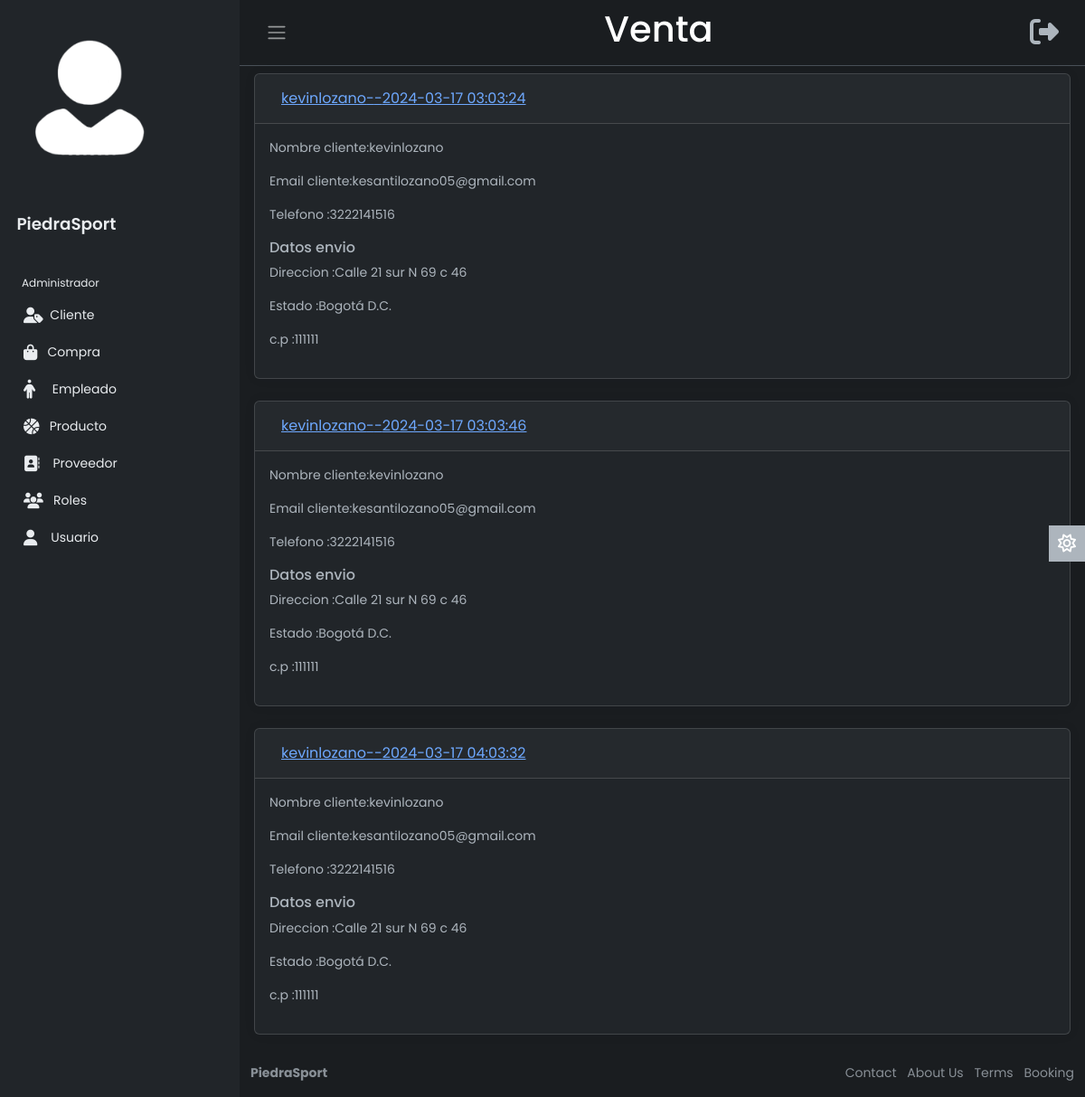
/views/static/venta.php (signed in), run on the app's committed database.
### tables this page shows
CREATE TABLE `ventas` (
  `id` int(11) NOT NULL,
  `id_usuario` int(11) NOT NULL,
  `total` int(11) NOT NULL,
  `fecha` datetime NOT NULL,
  `status` varchar(20) NOT NULL
);

CREATE TABLE `usuario` (
  `id` int(11) NOT NULL,
  `nombre` varchar(200) NOT NULL,
  `telefono` varchar(200) NOT NULL,
  `email` varchar(200) NOT NULL,
  `password` varchar(300) NOT NULL
);

CREATE TABLE `envios` (
  `id_envio` int(11) NOT NULL,
  `pais` varchar(50) NOT NULL,
  `direccion` varchar(100) NOT NULL,
  `estado` varchar(50) NOT NULL,
  `cp` varchar(10) NOT NULL,
  `id_venta` int(11) NOT NULL
);

### views/static/Venta.php (the view, shortened to what this page needs)
<!DOCTYPE html>
<html lang="en" data-bs-theme="dark">
<head>
    <link href="https://cdn.jsdelivr.net/npm/bootstrap@5.3.0-alpha1/dist/css/bootstrap.min.css" rel="stylesheet">
    <link rel="stylesheet" href="https://cdn.jsdelivr.net/npm/bootstrap@5.3.0-alpha2/dist/css/bootstrap.min.css">
    <link rel="stylesheet" href="css/style.css">
</head>
<body>
    <div class="wrapper">
        <aside id="sidebar" class="js-sidebar">
            <div class="h-100">
                <div class="navbar-collapse navbar">
                    <ul class="navbar-nav">
                        <li class="nav-item dropdown">
                            <a href="#" data-bs-toggle="dropdown" class="nav-icon pe-md-0">
                                <img src="img/usuar.png" class="avatar img-fluid rounded enlarge-image" alt="">
                            </a>
                        </li>
                    </ul>
                </div>
                <div class="sidebar-logo">
                    <a href="#">PiedraSport</a>
                </div>
                <ul class="sidebar-nav">
                    <li class="sidebar-header">
                        Administrador
                    </li>
                    <li class="sidebar-item">
                        <a href="Cliente.php" class="sidebar-link ">
                            &nbsp;Cliente
                        </a>
                    </li>
                    <li class="sidebar-item">
                        <a href="Compra.php" class="sidebar-link">
                            &nbsp;&nbsp;Compra
                        </a>
                    </li>
                    <li class="sidebar-item">
                        <a href="empleado.php" class="sidebar-link">
                            &nbsp;&nbsp;&nbsp;&nbsp;Empleado
                        </a>
                    </li>
                    <li class="sidebar-item">
                        <a href="Producto.php" class="sidebar-link">
                            &nbsp;&nbsp;Producto
                        </a>
                    </li>
                    <li class="sidebar-item">
                        <a href="Proveedor.php" class="sidebar-link">
                            &nbsp;&nbsp;&nbsp;Proveedor
                        </a>
                    </li>
                    <li class="sidebar-item">
                        <a href="Rol.php" class="sidebar-link">
                            &nbsp;&nbsp;Roles
                        </a>
                    </li>
                    <li class="sidebar-item">
                        <a href="Usuario.php" class="sidebar-link" >
                            &nbsp;&nbsp;&nbsp;Usuario
                        </a>
                    </li>
                </ul>
            </div>
        </aside>
        <div class="main">
            <nav class="navbar navbar-expand px-3 border-bottom">
                <button class="btn" id="sidebar-toggle" type="button">
                    <span class="navbar-toggler-icon"></span>
                </button>
                <div class="title">
                        <h1>Venta</h1>
                </div>
                    <ul class="navbar-nav">
                    <button class="btn" id="sidebar-toggle" type="button"  onclick="window.location.href = '../../cerrar_sesion.php';">
                            <span class="fa-solid fa-right-from-bracket fa-2xl"></span>
                        </button>
                    </ul>
            </nav>
            <?php
                $conexion = new mysqli("localhost", "root", "", "piedrasportsdb");
                $resultado = $conexion->query("
                    SELECT ventas.*, usuario.nombre, usuario.telefono, usuario.email
                    FROM ventas
                    inner join usuario on ventas.id_usuario = usuario.id
                ") or die($conexion->error);
                ?>
            <main class="content px-3 py-2">
                <div class="card-body">
                    <div class="card-body">
                    <div class="accordion"  id="accordionExample">
                        <?php
                        while($f=mysqli_fetch_array($resultado)){
                        ?>
                        <div class="card">
                            <div class="card-header" id="heading<?php echo $f['id']; ?>">
                            <h5 class="mb-0">
                                <button class="btn btn-link" data-toggle="collapse" data-target="#collapse<?php echo $f['id']; ?>" aria-expanded="true" aria-controls="collapseOne">
                                <?php echo $f['nombre'].'-'. $f['status'].'-'. $f['fecha']; ?>
                                </button>
                            </h5>
                            </div>
                            <div id="collapse<?php echo $f['id']; ?>" class="collapse show" aria-labelledby="heading<?php echo $f['id']; ?>" data-parent="#accordionExample">
                            <div class="card-body">
                                <p>Nombre cliente:<?php echo $f['nombre']; ?></p>
                                <p>Email cliente:<?php echo $f['email']; ?></p>
                                <p>Telefono :<?php echo $f['telefono']; ?></p>
                                <p class="h6">Datos envio</p>
                                <?php
                                    $conexion = new mysqli("localhost", "root", "", "piedrasportsdb");
                                    $re=$conexion->query("select * from envios where id_venta=".$f['id'])or die ($conexion->error);
                                    $fila=mysqli_fetch_row($re);
                                ?>
                                <p>Direccion :<?php echo $fila[2]; ?></p>
                                <p>Estado :<?php echo $fila[3]; ?></p>
                                <p>c.p :<?php echo $fila[4]; ?></p>
                            </div>
                            </div>
                        </div>
                        <?php } ?>
                    </div>
            </main>
            <a href="#" class="theme-toggle">
                <i class="fa-regular fa-sun"></i>
            </a>
            <footer class="footer">
                <div class="container-fluid">
                    <div class="row text-muted">
                        <div class="col-6 text-start">
                            <p class="mb-0">
                                <a href="#" class="text-muted">
                                    <strong>PiedraSport</strong>
                                </a>
                            </p>
                        </div>
                        <div class="col-6 text-end">
                            <ul class="list-inline">
                                <li class="list-inline-item">
                                    <a href="#" class="text-muted">Contact</a>
                                </li>
                                <li class="list-inline-item">
                                    <a href="#" class="text-muted">About Us</a>
                                </li>
                                <li class="list-inline-item">
                                    <a href="#" class="text-muted">Terms</a>
                                </li>
                                <li class="list-inline-item">
                                    <a href="#" class="text-muted">Booking</a>
                                </li>
                            </ul>
                        </div>
                    </div>
                </div>
            </footer>
        </div>
    </div>
</body>
</html>

### views/static/css/style.css (style rules this page uses)
body { font-family: 'Poppins', sans-serif; font-size: 0.875rem; opacity: 1; overflow-y: scroll; margin: 0; }
a { cursor: pointer; text-decoration: none; font-family: 'Poppins', sans-serif; }
li { list-style: none; }
.wrapper { align-items: stretch; display: flex; width: 100%; }
#sidebar { max-width: 265px; min-width: 265px; background: var(--bs-dark); transition: all 0.35s ease-in-out; }
.main { display: flex; flex-direction: column; min-height: 100vh; min-width: 0; overflow: hidden; transition: all 0.35s ease-in-out; width: 100%; background: var(--bs-dark-bg-subtle); }
.sidebar-logo { padding: 1.15rem; }
.sidebar-logo a { color: #e9ecef; font-size: 1.15rem; font-weight: 600; }
.title { font-weight: 2000; margin-left: auto; font-family: 'Poppins', sans-serif; font-size: 1.15rem; color: var(--bs-emphasis-color); }
.sidebar-nav { flex-grow: 1; list-style: none; margin-bottom: 0; padding-left: 0; margin-left: 0; }
.sidebar-header { color: #e9ecef; font-size: .75rem; padding: 1.5rem 1.5rem .375rem; }
a.sidebar-link { padding: .625rem 1.625rem; color: #e9ecef; position: relative; display: block; font-size: 0.875rem; }
.avatar { height: 40px; width: 40px; }
.navbar-expand .navbar-nav { margin-left: auto; }
.content { flex: 1; max-width: 100vw; width: 100vw; }
@media (min-width:768px) { .content { max-width: auto; width: auto; } }
.card { box-shadow: 0 0 .875rem 0 rgba(34, 46, 60, .05); margin-bottom: 24px; }
.theme-toggle { position: fixed; top: 50%; transform: translateY(-65%); text-align: center; z-index: 10; right: 0; left: auto; border: none; background-color: var(--bs-body-color); }
html[data-bs-theme="dark"] .theme-toggle .fa-sun, html[data-bs-theme="light"] .theme-toggle .fa-moon { cursor: pointer; padding: 10px; display: block; font-size: 1.25rem; color: #FFF; }
.enlarge-image { width: 200px; height: 200px; }

### data on the page
ventas: id_usuario.nombre "kevinlozano", fecha "2024-03-17 03:03:24", id_usuario.email "kesantilozano05@gmail.com", id_usuario.telefono "3222141516", envios.direccion "Calle 21 sur N 69 c 46", envios.estado "Bogotá D.C.", envios.cp "111111"
ventas: id_usuario.nombre "kevinlozano", fecha "2024-03-17 03:03:46", id_usuario.email "kesantilozano05@gmail.com", id_usuario.telefono "3222141516", envios.direccion "Calle 21 sur N 69 c 46", envios.estado "Bogotá D.C.", envios.cp "111111"
ventas: id_usuario.nombre "kevinlozano", fecha "2024-03-17 04:03:32", id_usuario.email "kesantilozano05@gmail.com", id_usuario.telefono "3222141516", envios.direccion "Calle 21 sur N 69 c 46", envios.estado "Bogotá D.C.", envios.cp "111111"
